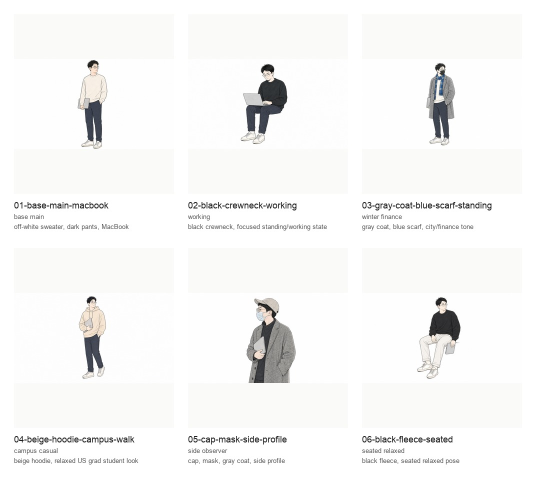
#> input picture examples/ethan/generated-variants-contact-sheet.jpg, 1072 x 964 px (shown at 1/2 size)
$ python make_contact_sheet.py ../examples/ethan/generated-variants-contact-sheet.jpg -o out.png
#> lines starting #> are read from the running program, lines starting #| are printed output that depends on the picture
#!/usr/bin/env python3
"""Build a simple contact sheet from image files or folders."""

from __future__ import annotations

import argparse
from pathlib import Path
from typing import Iterable

from PIL import Image, ImageDraw, ImageFont


IMAGE_EXTS = {".png", ".jpg", ".jpeg", ".webp"}


def collect_images(paths: Iterable[Path], recursive: bool) -> list[Path]:
    images: list[Path] = []
    for path in paths:
        if path.is_file() and path.suffix.lower() in IMAGE_EXTS:
            images.append(path)
        elif path.is_dir():
            pattern = "**/*" if recursive else "*"
            images.extend(
                p for p in path.glob(pattern)
                if p.is_file() and p.suffix.lower() in IMAGE_EXTS
            )
    return sorted(images)


def load_font(size: int) -> ImageFont.ImageFont:
    candidates = [
        "/System/Library/Fonts/Supplemental/Arial.ttf",
        "/Library/Fonts/Arial.ttf",
    ]
    for candidate in candidates:
        try:
            return ImageFont.truetype(candidate, size)
        except OSError:
            pass
    return ImageFont.load_default()


def make_contact_sheet(
    images: list[Path],
    output: Path,
    cols: int,
    thumb_width: int,
    thumb_height: int,
    label_parent: bool,
) -> None:
#> called with cols = 4, thumb_width = 260, thumb_height = 230, label_parent = False
    if not images:
        raise SystemExit("No images found.")

    pad = 24
    label_h = 64
    rows = (len(images) + cols - 1) // cols
    sheet_w = cols * thumb_width + (cols + 1) * pad
    sheet_h = rows * (thumb_height + label_h) + (rows + 1) * pad
    sheet = Image.new("RGB", (sheet_w, sheet_h), "white")
#> sheet: PIL image 1160x342 RGB; every value is 255
    draw = ImageDraw.Draw(sheet)
    font_title = load_font(16)
    font_meta = load_font(12)

    for idx, path in enumerate(images):
        row, col = divmod(idx, cols)
        x = pad + col * (thumb_width + pad)
        y = pad + row * (thumb_height + label_h + pad)

        img = Image.open(path).convert("RGB")
#> img is the input picture: PIL image 1072x964 RGB; mean R, G, B 246, 245.9, 245.2
        img.thumbnail((thumb_width, thumb_height), Image.Resampling.LANCZOS)
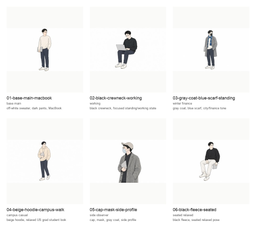
#> img: PIL image 256x230 RGB; mean R, G, B 245.9, 245.8, 245.1
        tile = Image.new("RGB", (thumb_width, thumb_height), (250, 250, 248))
        tile.paste(img, ((thumb_width - img.width) // 2, (thumb_height - img.height) // 2))
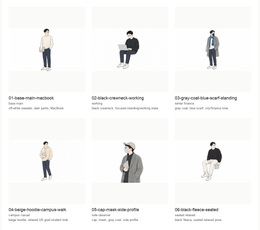
#> tile: PIL image 260x230 RGB; mean R, G, B 246, 245.9, 245.2
        sheet.paste(tile, (x, y))
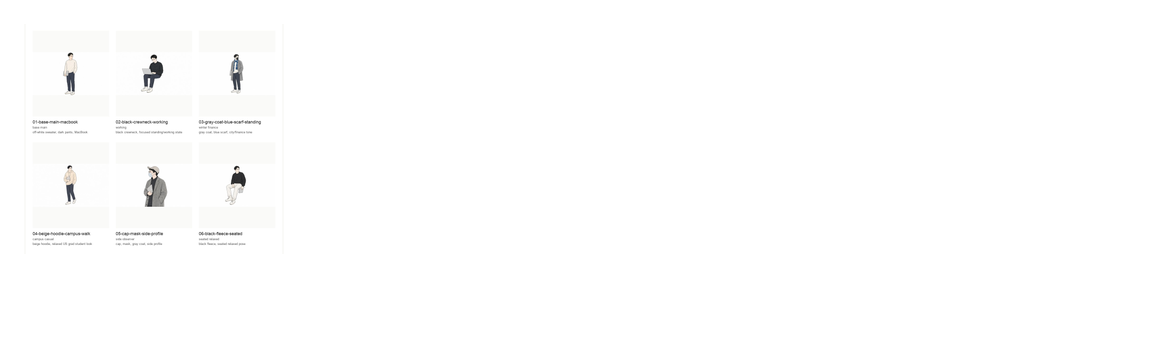
#> sheet: PIL image 1160x342 RGB; mean R, G, B 253.6, 253.6, 253.5

        title = path.stem[:34]
        meta = path.parent.name if label_parent else ""
        draw.text((x, y + thumb_height + 10), title, fill=(34, 34, 34), font=font_title)
        if meta:
            draw.text((x, y + thumb_height + 34), meta, fill=(92, 92, 92), font=font_meta)

    output.parent.mkdir(parents=True, exist_ok=True)
    sheet.save(output, quality=92)
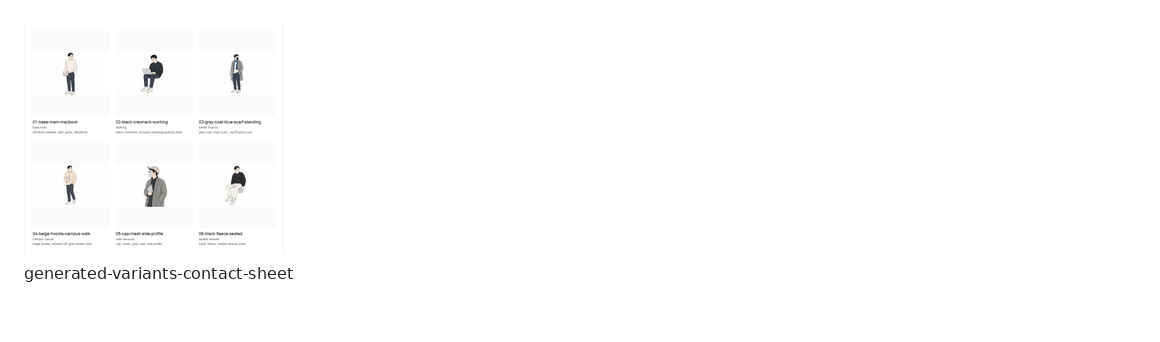
#> saved as out.png: PIL image 1160x342 RGB; mean R, G, B 253.2, 253.2, 253.1


def main() -> None:
    parser = argparse.ArgumentParser(description=__doc__)
    parser.add_argument("paths", nargs="+", type=Path, help="Image files or folders.")
    parser.add_argument("--output", "-o", required=True, type=Path)
    parser.add_argument("--cols", type=int, default=4)
    parser.add_argument("--thumb-width", type=int, default=260)
    parser.add_argument("--thumb-height", type=int, default=230)
    parser.add_argument("--recursive", action="store_true")
    parser.add_argument("--label-parent", action="store_true")
    args = parser.parse_args()

    images = collect_images(args.paths, args.recursive)
    make_contact_sheet(
        images=images,
        output=args.output,
        cols=args.cols,
        thumb_width=args.thumb_width,
        thumb_height=args.thumb_height,
        label_parent=args.label_parent,
    )
    print(args.output)


if __name__ == "__main__":
    main()
